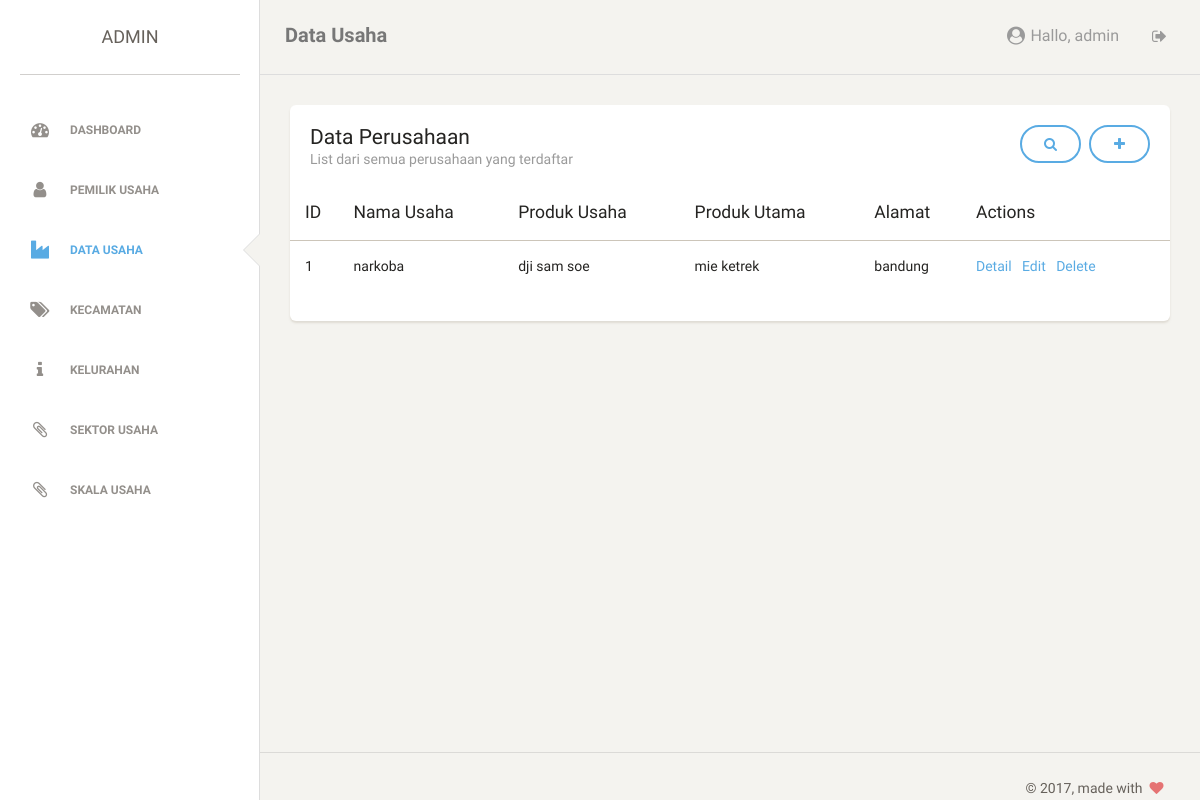
Page /admin/datausaha.php (signed in) on the committed database.
### tables this page shows
CREATE TABLE `data_usaha` (
  `id_usaha` int(20) PRIMARY KEY NOT NULL AUTO_INCREMENT,
  `id_login` int(11) NOT NULL,
  `Nama_Usaha` varchar(30) NOT NULL,
  `Produk_Usaha` varchar(50) NOT NULL,
  `Produk_Utama` varchar(40) NOT NULL,
  `Alamat` varchar(50) NOT NULL,
  `Kecamatan` int(20) NOT NULL,
  `Kelurahan` int(20) NOT NULL,
  `Telp` varchar(14) NOT NULL,
  `Latitude` varchar(20) NOT NULL,
  `Longitude` varchar(20) NOT NULL,
  `Skala_Usaha` int(20) NOT NULL,
  `Sektor_Usaha` int(20) NOT NULL,
  `gambar1` varchar(20) NOT NULL,
  `gambar2` varchar(20) NOT NULL,
  `gambar3` varchar(20) NOT NULL,
  `gambar4` varchar(20) NOT NULL,
  `gambar5` varchar(20) NOT NULL
);

### admin/datausaha.php (the view, shortened to what this page needs)
<?php
	require "../php/connection.php";
?>
    <!doctype html>
    <html lang="en">
    <head>
        <link href="../css/bootstrap.min.css" rel="stylesheet" />
        <link href="../css/style.css" rel="stylesheet" />
        <link href="../font-awesome/css/font-awesome.min.css" rel="stylesheet">
    </head>
    <body>
        <div class="wrapper">
            <div class="sidebar" data-background-color="white" data-active-color="info">
                <div class="sidebar-wrapper">
                    <div class="logo">
                        <a href="#" class="simple-text">
                        Admin
                    </a>
                    </div>
                    <ul class="nav">
                        <li>
                            <a href="dashboard.php">
                                <i class="fa fa-dashboard" style="font-size: 18px;"></i>
                                <p>Dashboard</p>
                            </a>
                        </li>
                        <li>
                            <a href="pemilikusaha.php">
                                <i class="fa fa-user" style="font-size: 18px;"></i>
                                <p>Pemilik Usaha</p>
                            </a>
                        </li>
                        <li class="active">
                            <a href="datausaha.php">
                                <i class="fa fa-industry" style="font-size: 18px;"></i>
                                <p>Data Usaha</p>
                            </a>
                        </li>
                        <li>
                            <a href="kecamatan.php">
                                <i class="fa fa-tags" style="font-size: 18px;"></i>
                                <p>Kecamatan</p>
                            </a>
                        </li>
                        <li>
                            <a href="kelurahan.php">
                                <i class="fa fa-info" style="font-size: 18px;"></i>
                                <p>Kelurahan</p>
                            </a>
                        </li>
                        <li>
                            <a href="sektorusaha.php">
                                <i class="fa fa-paperclip" style="font-size: 18px;"></i>
                                <p>Sektor Usaha</p>
                            </a>
                        </li>
                        <li>
                            <a href="skalausaha.php">
                                <i class="fa fa-paperclip" style="font-size: 18px;"></i>
                                <p>Skala Usaha</p>
                            </a>
                        </li>
                    </ul>
                </div>
            </div>
            <div class="main-panel">
                <nav class="navbar navbar-default">
                    <div class="container-fluid">
                        <div class="navbar-header">
                            <a class="navbar-brand" href="#">Data Usaha</a>
                        </div>
                        <div class="collapse navbar-collapse">
                            <ul class="nav navbar-nav navbar-right">
                                <li>
                                    <a href="profil_edit.php">
                                        <p>
                                            <i class="fa fa-user-circle" style="font-size: 18px;"></i> Hallo,
                                            <?php echo $_SESSION['admin_nama'];?>
                                        </p>
                                    </a>
                                </li>
                                <li>
                                    <a href="../php/logout.php">
                                        <i class="fa fa-sign-out"></i>
                                    </a>
                                </li>
                            </ul>
                        </div>
                    </div>
                </nav>
                <div class="content">
                    <div class="container-fluid">
                        <div class="row">
                            <div class="col-md-12">
                                <div class="card">
                                    <div class="header">
                                        <a href="datausaha_tambah.php" class="btn btn-info pull-right"><i class="fa fa-plus"></i></a>
                                        <a href="#" data-toggle="modal" data-target="#search" class="btn btn-info pull-right" style="margin-right: 8px;"><i class="fa fa-search"></i></a>
                                                <h4 class="title">Data Perusahaan</h4>
                                                <p class="category">List dari semua perusahaan yang terdaftar</p>
                                    </div>
                                    <div class="content table-responsive table-full-width">
                                        <table class="table table-striped">
                                            <thead>
                                                <th>ID</th>
                                                <th>Nama Usaha</th>
                                                <th>Produk Usaha</th>
                                                <th>Produk Utama</th>
                                                <th>Alamat</th>
                                                <th>Actions</th>
                                            </thead>
                                            <tbody>
                                                <?php
                                                    if(isset($_GET['nama'])){
                                                        $strQuery = "SELECT p.id_usaha, p.nama_usaha, p.produk_usaha, p.produk_utama,
                                                        p.alamat, p.telp,p.latitude, p.longitude,p.gambar1, p.gambar2,p.gambar3, p.gambar4,p.gambar5,
                                                        k.NamaKec, kel.Namakel,sk.NamaSkala, su.NamaSektor
                                                        FROM data_usaha p INNER JOIN login l ON p.id_login = l.login_id
                                                        INNER JOIN kecamatan k ON p.Kecamatan = k.Idkec
                                                        INNER JOIN kelurahan kel ON p.Kelurahan = kel.idkel
                                                        INNER JOIN skala_usaha sk ON p.Skala_Usaha = sk.id_skala
                                                        INNER JOIN sektor_usaha su ON p.Sektor_Usaha = su.id_Sektor
                                                        WHERE nama_usaha LIKE '%$_GET[nama]%' ORDER BY id_usaha DESC";
                                                    }else {
                                                        $strQuery = "SELECT p.id_usaha, p.nama_usaha, p.produk_usaha, p.produk_utama,
                                                        p.alamat, p.telp,p.latitude, p.longitude,p.gambar1, p.gambar2,p.gambar3, p.gambar4,p.gambar5,
                                                        k.NamaKec, kel.Namakel,sk.NamaSkala, su.NamaSektor
                                                        FROM data_usaha p INNER JOIN login l ON p.id_login = l.login_id
                                                        INNER JOIN kecamatan k ON p.Kecamatan = k.Idkec
                                                        INNER JOIN kelurahan kel ON p.Kelurahan = kel.idkel
                                                        INNER JOIN skala_usaha sk ON p.Skala_Usaha = sk.id_skala
                                                        INNER JOIN sektor_usaha su ON p.Sektor_Usaha = su.id_Sektor
                                                        ORDER BY id_usaha DESC;";
                                                    }
                                                    $query = mysqli_query($connection, $strQuery);
                                                    $i = 0;
                                                    while($result = mysqli_fetch_assoc($query)){
                                                        echo "<tr>";
                                                        echo "<td>$result[id_usaha]</td>";
                                                        echo "<td>$result[nama_usaha]</td>";
                                                        echo "<td>$result[produk_usaha]</td>";
                                                        echo "<td>$result[produk_utama]</td>";
                                                        echo "<td>$result[alamat]</td>";
                                                        echo "<td><a href=# data-toggle=modal data-target=#detail$i>Detail</a>";
                                                        echo "<a href='datausaha_edit.php?id=$result[id_usaha]'>Edit</a>";
                                                        echo "<a href=# data-toggle=modal data-target=#delete$i>Delete</a></td>";
                                                        echo "</tr>";
                                                ?>
                                                    <?php
                                                        $i++;
                                                    }
                                                ?>
                                            </tbody>
                                        </table>
                                    </div>
                                </div>
                            </div>
                        </div>
                    </div>
                </div>
                <footer class="footer">
                    <div class="container-fluid">
                        <div class="copyright pull-right">
                            &copy;
                            , made with <i class="fa fa-heart heart"></i>
                        </div>
                    </div>
                </footer>
            </div>
        </div>
    </body>
    </html>

### rows in the picture
data_usaha: id_usaha "1", Nama_Usaha "narkoba", Produk_Usaha "dji sam soe", Produk_Utama "mie ketrek", Alamat "bandung"

### other values in the picture
$_SESSION['admin_nama'] "admin"
